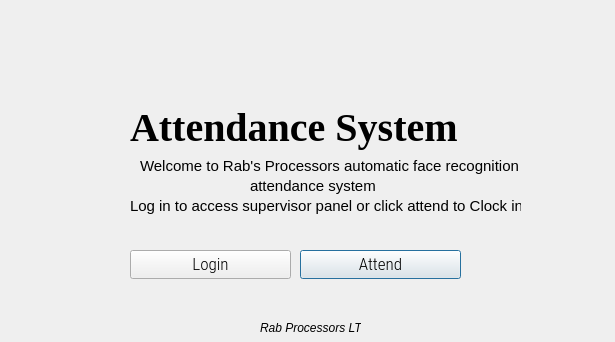
<?xml version="1.0" encoding="UTF-8"?>
<ui version="4.0">
 <class>Dialog</class>
 <widget class="QDialog" name="Dialog">
  <property name="geometry">
   <rect>
    <x>0</x>
    <y>0</y>
    <width>615</width>
    <height>342</height>
   </rect>
  </property>
  <property name="minimumSize">
   <size>
    <width>508</width>
    <height>259</height>
   </size>
  </property>
  <property name="maximumSize">
   <size>
    <width>1920</width>
    <height>1080</height>
   </size>
  </property>
  <property name="windowTitle">
   <string>Automatic face recognition attendance system</string>
  </property>
  <property name="windowIcon">
   <iconset>
    <normaloff>../../../logo.jpg</normaloff>../../../logo.jpg</iconset>
  </property>
  <widget class="QLabel" name="logolabel">
   <property name="geometry">
    <rect>
     <x>10</x>
     <y>20</y>
     <width>101</width>
     <height>81</height>
    </rect>
   </property>
   <property name="text">
    <string/>
   </property>
   <property name="pixmap">
    <pixmap>../../../logo.jpg</pixmap>
   </property>
   <property name="scaledContents">
    <bool>true</bool>
   </property>
  </widget>
  <widget class="QPushButton" name="runButton">
   <property name="geometry">
    <rect>
     <x>300</x>
     <y>250</y>
     <width>161</width>
     <height>29</height>
    </rect>
   </property>
   <property name="font">
    <font>
     <family>Roboto Condensed Light</family>
     <pointsize>13</pointsize>
    </font>
   </property>
   <property name="text">
    <string>Attend</string>
   </property>
  </widget>
  <widget class="QPushButton" name="runButton_2">
   <property name="geometry">
    <rect>
     <x>130</x>
     <y>250</y>
     <width>161</width>
     <height>29</height>
    </rect>
   </property>
   <property name="font">
    <font>
     <family>Roboto Condensed Light</family>
     <pointsize>13</pointsize>
    </font>
   </property>
   <property name="text">
    <string>Login</string>
   </property>
  </widget>
  <widget class="QLabel" name="label">
   <property name="geometry">
    <rect>
     <x>260</x>
     <y>320</y>
     <width>101</width>
     <height>16</height>
    </rect>
   </property>
   <property name="font">
    <font>
     <italic>true</italic>
    </font>
   </property>
   <property name="text">
    <string>Rab Processors LTD</string>
   </property>
  </widget>
  <widget class="QLabel" name="filelabel">
   <property name="geometry">
    <rect>
     <x>130</x>
     <y>90</y>
     <width>431</width>
     <height>74</height>
    </rect>
   </property>
   <property name="font">
    <font>
     <family>Georgia</family>
     <pointsize>30</pointsize>
     <weight>75</weight>
     <bold>true</bold>
    </font>
   </property>
   <property name="text">
    <string>Attendance System</string>
   </property>
  </widget>
  <widget class="QLabel" name="label_2">
   <property name="geometry">
    <rect>
     <x>140</x>
     <y>150</y>
     <width>381</width>
     <height>31</height>
    </rect>
   </property>
   <property name="font">
    <font>
     <pointsize>11</pointsize>
    </font>
   </property>
   <property name="text">
    <string>Welcome to Rab's Processors automatic face recognition</string>
   </property>
   <property name="scaledContents">
    <bool>false</bool>
   </property>
  </widget>
  <widget class="QLabel" name="label_3">
   <property name="geometry">
    <rect>
     <x>250</x>
     <y>170</y>
     <width>131</width>
     <height>31</height>
    </rect>
   </property>
   <property name="font">
    <font>
     <pointsize>11</pointsize>
    </font>
   </property>
   <property name="text">
    <string>attendance system</string>
   </property>
   <property name="scaledContents">
    <bool>false</bool>
   </property>
  </widget>
  <widget class="QLabel" name="label_4">
   <property name="geometry">
    <rect>
     <x>130</x>
     <y>190</y>
     <width>391</width>
     <height>31</height>
    </rect>
   </property>
   <property name="font">
    <font>
     <pointsize>11</pointsize>
    </font>
   </property>
   <property name="text">
    <string>Log in to access supervisor panel or click attend to Clock in</string>
   </property>
   <property name="scaledContents">
    <bool>false</bool>
   </property>
  </widget>
 </widget>
 <resources>
  <include location="resource.qrc"/>
 </resources>
 <connections/>
</ui>
